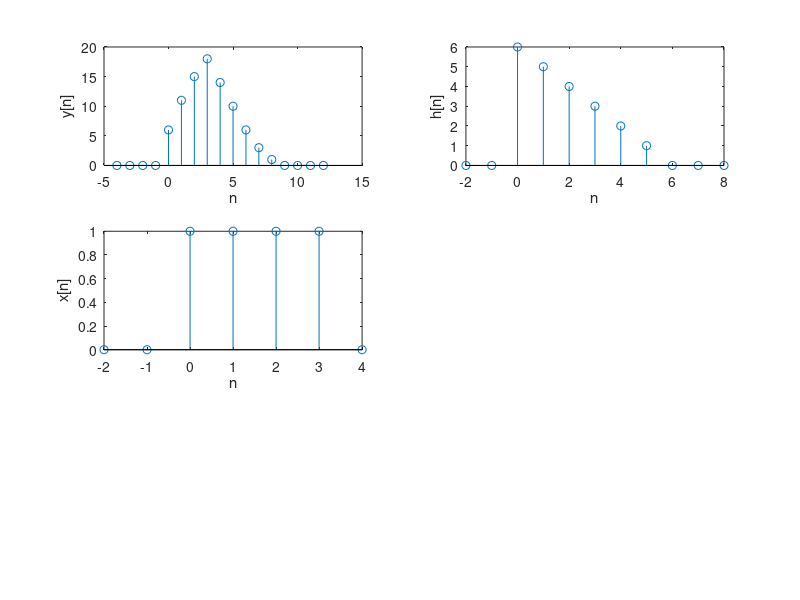

MATLAB code to generate this figure:


t = [-2:-1 0:3 4]
x = [zeros(1,2) ones(1,4) zeros(1,1)]
subplot(3,2,3)
stem(t,x)
xlabel('n')
ylabel('x[n]')
%---------------------------------------------------------

k = [-2:-1 0:5 6:8]
h = [zeros(1,2) [6 5 4 3 2 1] zeros(1,3)]
subplot(3,2,2)
stem(k,h)
xlabel('n')
ylabel('h[n]')

%--------------------------------------------------------

y = conv(x,h)
u = -4:12;
subplot(3,2,1)
stem(u,y)
xlabel('n')
ylabel('y[n]')